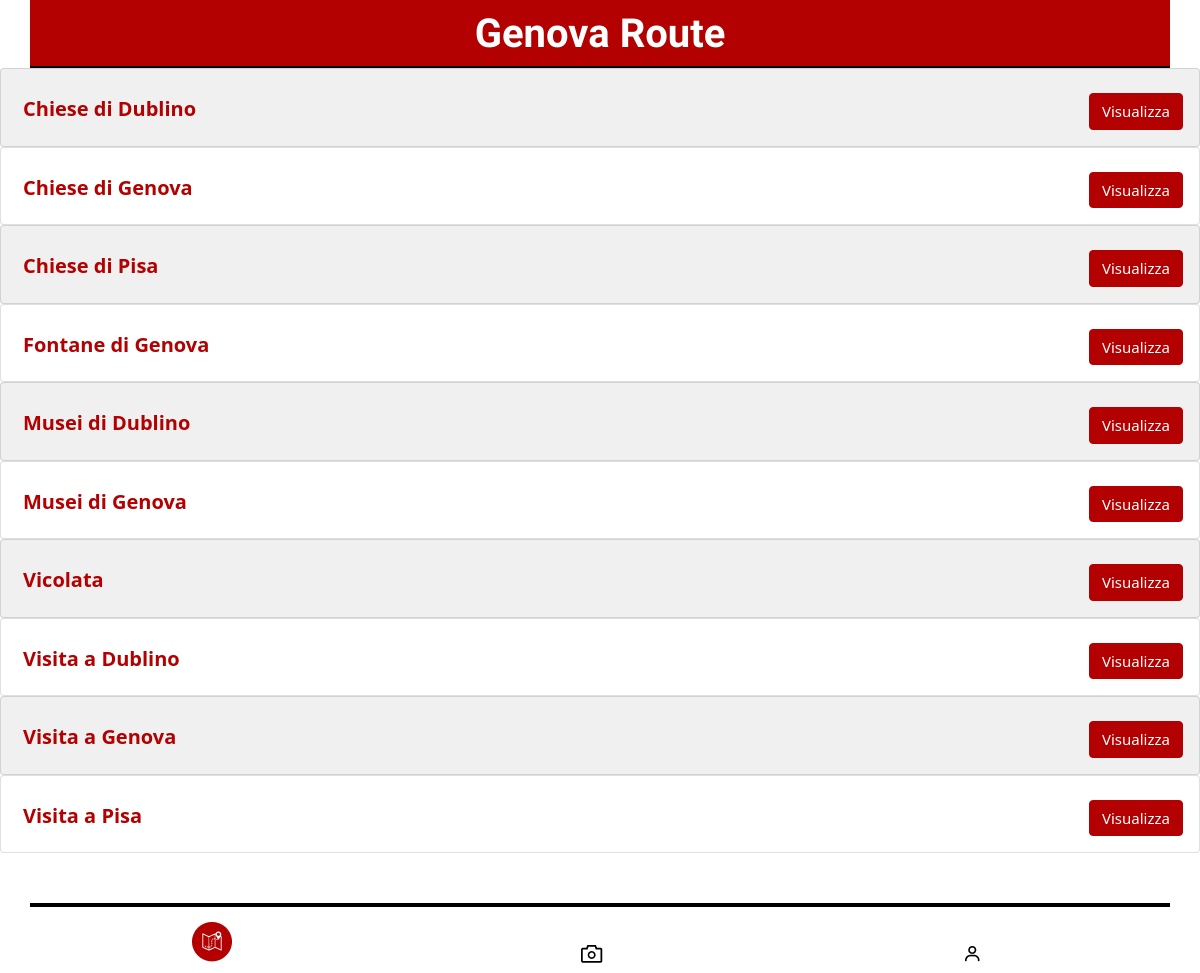
Page /mobile/percorsi/index.php on the committed database.
### tables this page shows
CREATE TABLE IF NOT EXISTS Percorso(
    id int PRIMARY KEY AUTO_INCREMENT,
	nome varchar(255),
    descrizione varchar(255) NOT NULL
);

### mobile/percorsi/index.php (the view, shortened to what this page needs)
<!doctype html>
<html lang="en">
<head>
    <link rel="stylesheet" href="../../css/style.css">
    <link rel="stylesheet" href="../../bootstrap/css/bootstrap.min.css">
</head>
<body class="d-flex flex-column min-vh-100">
    <div class="container fixed-bottom" style="background-color: white; border-top-color:black;  border-top-style: solid; border-top-width: 4px; height: 70px;">
        <div class="row  justify-content-center" style="padding-top: 15px;">
            <div class="col s-4">
                <center>
                    <a class="navbar-brand" href="./">
                        <img src="../../img/icons/percorsoSfondo.png">
                    </a>
                </center>
            </div>
            <div class="col s-4" style="padding-top: 15px; ">
                <center>
                    <a class="navbar-brand" href="../scanner/index.php ">
                        <img src="../../img/icons/scannerizza.png">
                    </a>
                </center>
            </div>
            <div class="col s-4" style="padding-top: 15px; ">
                <center>
                    <a class="navbar-brand" href="../profilo/index.php">
                        <img src="../../img/icons/account.png">
                    </a>
                </center>
            </div>
        </div>
    </div>
    <div class="container">
        <div class="row justify-content-center align-items-center" style="background-color: #B30000; border-bottom-color:black;  border-bottom-style: solid; border-bottom-width: 2px; padding-top: 10px;">
            <div class="col ">
                <h1 style="font-family: 'Amiri', serif; color: white; font-weight: bold; text-align: center;">Genova Route</h1>
            </div>
        </div>
    </div>
    <?php
    $host = "127.0.0.1";
    $user = "root";
    $pass = "";
    $database = "genovaroute";
    $connessione = new mysqli($host, $user, $pass, $database);
    $i = 0;
    $sql = "SELECT * FROM percorso ORDER BY nome";
    if ($result = $connessione->query($sql)) {
        if ($result->num_rows > 0) {
            while ($row = $result->fetch_array()) {
                $i++;
                if ($i % 2 == 0) {
                    $coloreRiga = "white";
                } else {
                    $coloreRiga = "#F0F0F0";
                }
                echo '
                                        <div class="col-sm align-self-center" style="width:100%;">
                                            <div class="card text-center align-self-center" style="width:100%;  background-color: ' . $coloreRiga . ';">
                                                <div class="card-body">
                                                    <form action="tappe/index.php" method="post">
                                                        <p class="card-title">
                                                            <input type="hidden" name="percorso" value="' . $row['nome'] . '">
                                                            <input type="submit" value="' . $row['nome'] . '" style="background-color: ' . $coloreRiga . '; text-decoration: none; color: #B30000; font-size:20px; border: none; font-weight: bold; float: left;">
                                                            <button type="submit" class="btn btn-primary" style="background-color: #B30000; border-color:#B30000; font-size: 15px; color:white ; text-align: center; float: right;">Visualizza</button>
                                                        </p>
                                                    </form>
                                                </div>
                                            </div>
                                        </div>
                                        ';
            }
        } else {
            echo "Non ci sono percorsi salvati nel database";
        }
    } else {
        echo "Impossibile eseguire la query";
    }
    ?>
    <br>
    <br>
    <br>
    <br>
    <br>
</body>
</html>

### rows in the picture
percorso: nome "Chiese di Dublino"
percorso: nome "Chiese di Genova"
percorso: nome "Chiese di Pisa"
percorso: nome "Fontane di Genova"
percorso: nome "Musei di Dublino"
percorso: nome "Musei di Genova"
percorso: nome "Vicolata"
percorso: nome "Visita a Dublino"
percorso: nome "Visita a Genova"
percorso: nome "Visita a Pisa"
